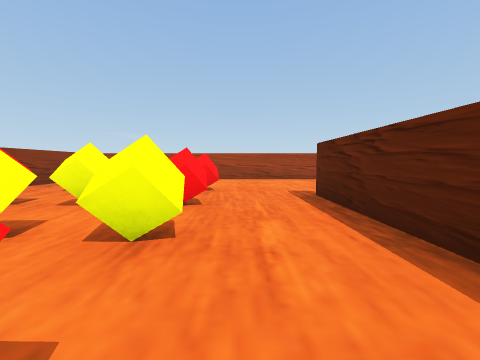
view 1 (above)

20 first-person views from a walk through a Unity game level. The camera is 0.62 m above the floor, tilts 4° down and sees 90° across. The floor is counted in squares, 1 m on a side. Each view is taken from the middle of a square. On the plan, view 1 faces up. The plan holds only what a view shows up to about 9 squares ahead; the rest is blank. The place goes on beyond the plan. The player character is not drawn.

view 2
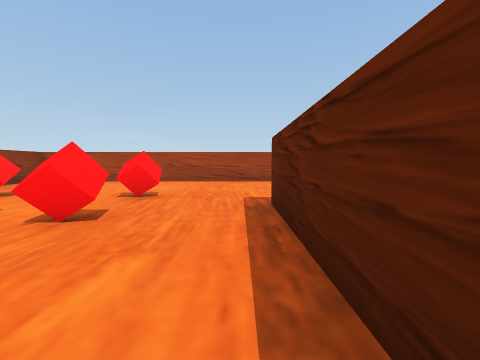

view 3
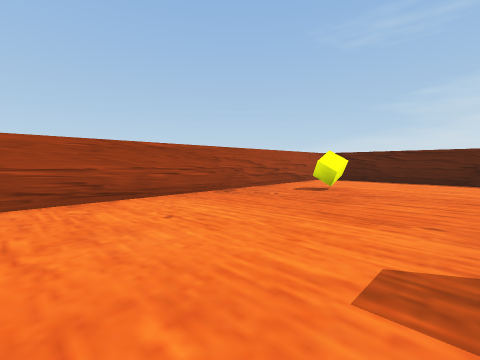

view 4
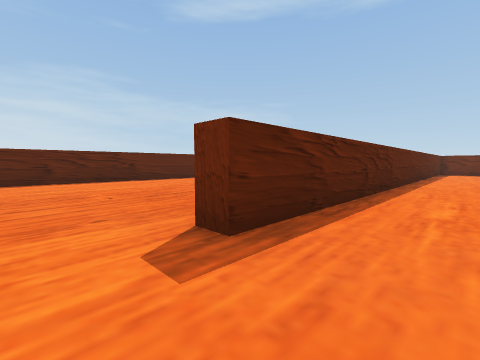

view 5
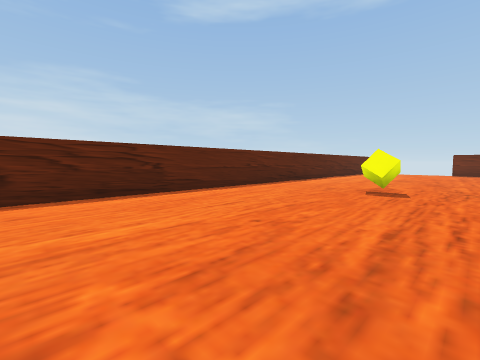

view 6
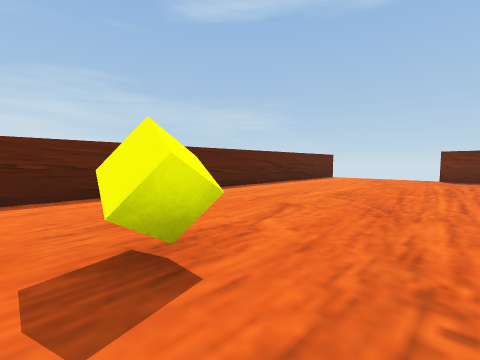

view 7
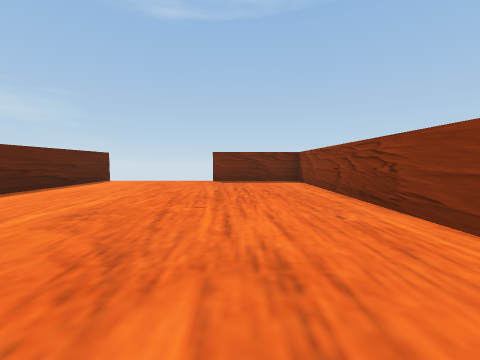

view 8
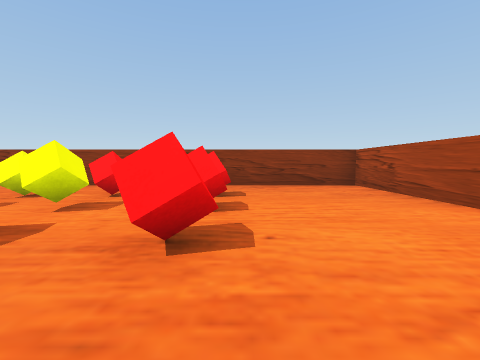

view 9
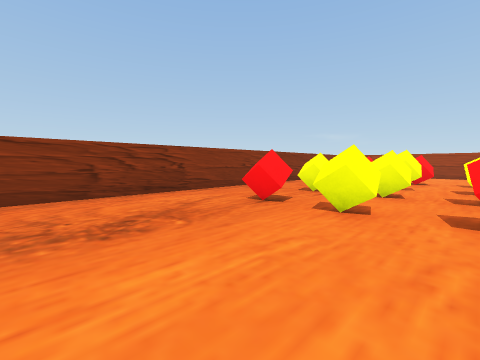

view 10
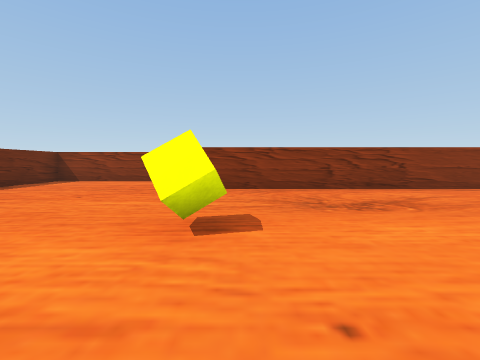

view 11
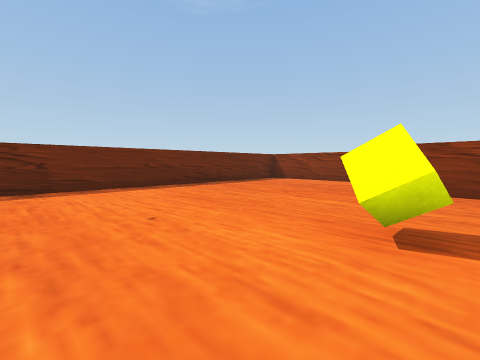

view 12
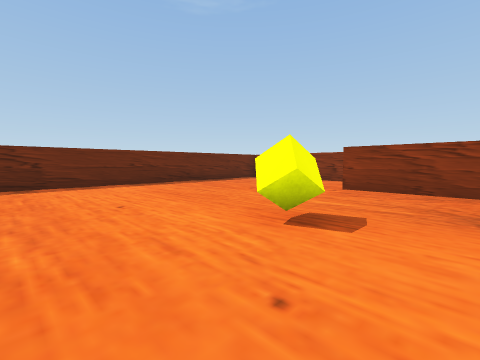

view 13
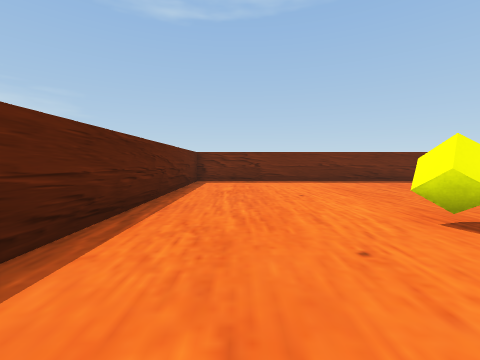

view 14
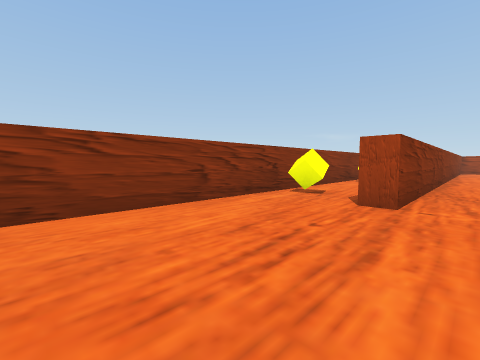

view 15
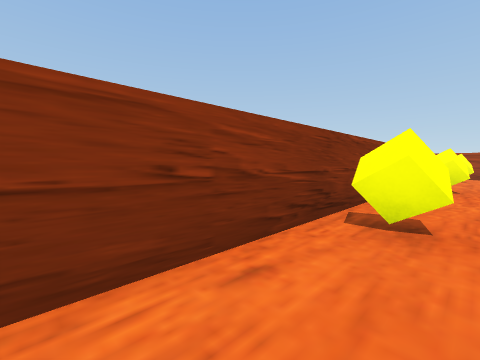

view 16
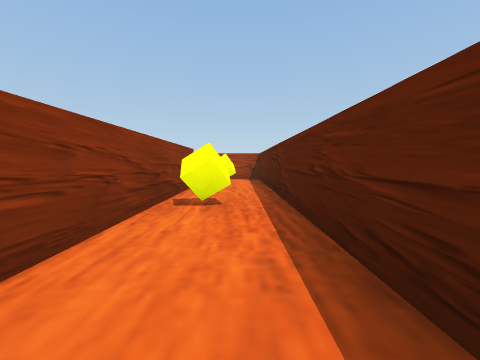

view 17
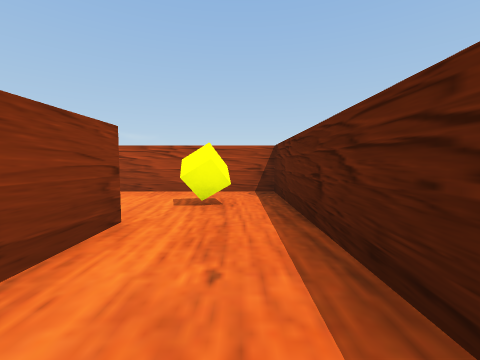

view 18
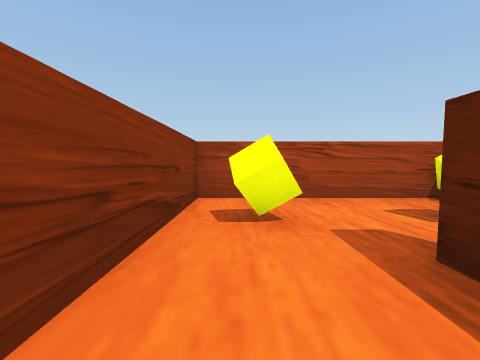

view 19
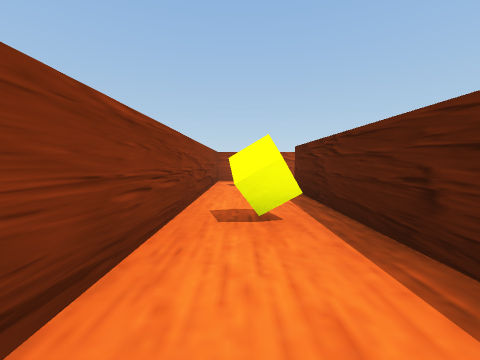

view 20
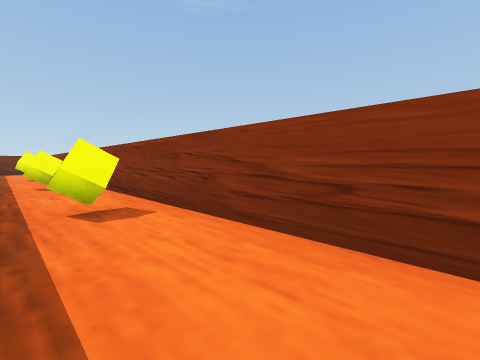

### Floor plan
Points are (right, up) in squares from view 1. A wall is a line through its corners. A room is listed if a view was taken in it or the views show most of it. See-through windows are left out.
Room 1 (views 1, 2, 3, 4, 5, 6, 7, 8, 9, 10, 11, 12, 13, 14, 15, 16, 17)
walls: (2, -3.9) (2, -10.2) (4.5, -10.2); (-6.2, 0.6) (-6.2, 9.2) (-8.4, 9.2); (8.7, -10.8) (8.7, 8.6); (-8.2, 6.5) (-8.2, -10.2) (1.5, -10.2) (1.5, 4.6) (2, 4.6); (8.5, 9.2) (-5.7, 9.2) (-5.7, -5.3) (-6.2, -5.3)
ways out: opening at (-9, 7.5) to room 2
objects: yellow cube (-8, -4); yellow cube (-8, 0); yellow cube (-8, 4); yellow cube (-8, 8); yellow cube (-4, 2); red cube (-4, 4); red cube (-4, 5); red cube (-3, 0); yellow cube (-2, -4); yellow cube (-2, 0); yellow cube (-2, 2); yellow cube (-2, 4); red cube (-2, 5); red cube (-1, 0); yellow cube (-1, 2); red cube (-1, 4); red cube (-1, 5); yellow cube (5, -1); yellow cube (5, 8)
Room 2 (views 18, 19, 20)
walls: (-8.7, 2.1) (-8.7, 6.5); (-8.4, 9.2) (-10.7, 9.2) (-10.7, 0.9)
ways out: opening at (-9, 7.5) to room 1
objects: yellow cube (-10, -4); yellow cube (-10, 0); yellow cube (-10, 4); yellow cube (-10, 8)

Positions as (right, up) in squares from view 1, and headings:
1: (0, 0), facing up
2: (1, 1), facing up
3: (0, 5), facing up-right
4: (0, 6), facing down-right
5: (4, 5), facing down-right
6: (4, 0), facing down-right
7: (4, -2), facing down
8: (1, 6), facing left
9: (-1, -3), facing up-left
10: (0, -4), facing left
11: (0, -4), facing down-left
12: (0, -3), facing down-left
13: (0, -2), facing down
14: (-5, -9), facing up-left
15: (-7, -3), facing up-left
16: (-7, 0), facing up
17: (-7, 4), facing up
18: (-10, 5), facing up
19: (-10, 1), facing up
20: (-9, 7), facing down-left
